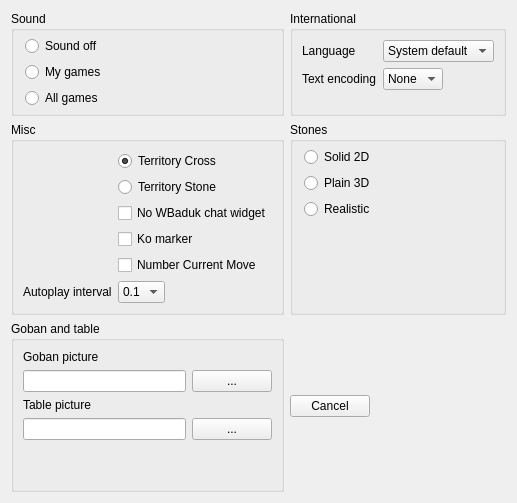
      <widget class="QWidget" name="Preferences">
       <layout class="QGridLayout" name="_3">
        <item row="2" column="1">
         <widget class="QGroupBox" name="groupBox_12">
          <property name="sizePolicy">
           <sizepolicy hsizetype="Expanding" vsizetype="Expanding">
            <horstretch>0</horstretch>
            <verstretch>0</verstretch>
           </sizepolicy>
          </property>
          <property name="title">
           <string>Stones</string>
          </property>
          <layout class="QFormLayout" name="formLayout_8">
           <property name="fieldGrowthPolicy">
            <enum>QFormLayout::ExpandingFieldsGrow</enum>
           </property>
           <property name="margin">
            <number>5</number>
           </property>
           <item row="0" column="1">
            <widget class="QRadioButton" name="radioButtonStones_2D">
             <property name="text">
              <string>Solid 2D</string>
             </property>
            </widget>
           </item>
           <item row="1" column="1">
            <widget class="QRadioButton" name="radioButtonStones_3D">
             <property name="text">
              <string>Plain 3D</string>
             </property>
            </widget>
           </item>
           <item row="2" column="1">
            <widget class="QRadioButton" name="radioButtonStones_real">
             <property name="text">
              <string>Realistic</string>
             </property>
            </widget>
           </item>
          </layout>
         </widget>
        </item>
        <item row="2" column="0">
         <widget class="QGroupBox" name="groupBox_18">
          <property name="sizePolicy">
           <sizepolicy hsizetype="Expanding" vsizetype="Expanding">
            <horstretch>0</horstretch>
            <verstretch>0</verstretch>
           </sizepolicy>
          </property>
          <property name="title">
           <string>Misc</string>
          </property>
          <layout class="QFormLayout" name="formLayout_9">
           <property name="fieldGrowthPolicy">
            <enum>QFormLayout::ExpandingFieldsGrow</enum>
           </property>
           <item row="2" column="1">
            <widget class="QRadioButton" name="terrCrossRB">
             <property name="text">
              <string>Territory Cross</string>
             </property>
             <property name="checked">
              <bool>true</bool>
             </property>
            </widget>
           </item>
           <item row="3" column="1">
            <widget class="QRadioButton" name="terrStoneRB">
             <property name="text">
              <string>Territory Stone</string>
             </property>
            </widget>
           </item>
           <item row="5" column="1">
            <widget class="QCheckBox" name="komarkerCB">
             <property name="text">
              <string>Ko marker</string>
             </property>
            </widget>
           </item>
           <item row="6" column="1">
            <widget class="QCheckBox" name="numberCurrentMoveCB">
             <property name="text">
              <string>Number Current Move</string>
             </property>
            </widget>
           </item>
           <item row="7" column="0">
            <widget class="QLabel" name="TextLabel2">
             <property name="sizePolicy">
              <sizepolicy hsizetype="Preferred" vsizetype="Minimum">
               <horstretch>0</horstretch>
               <verstretch>0</verstretch>
              </sizepolicy>
             </property>
             <property name="text">
              <string>Autoplay interval</string>
             </property>
            </widget>
           </item>
           <item row="7" column="1">
            <widget class="QComboBox" name="timerComboBox">
             <property name="focusPolicy">
              <enum>Qt::TabFocus</enum>
             </property>
             <property name="toolTip">
              <string>Time interval for autoplay</string>
             </property>
             <property name="whatsThis">
              <string>Time interval for autoplay n
Delay between the moves in autoplay mode in seconds.</string>
             </property>
             <item>
              <property name="text">
               <string>0.1</string>
              </property>
             </item>
             <item>
              <property name="text">
               <string>0.5</string>
              </property>
             </item>
             <item>
              <property name="text">
               <string>1</string>
              </property>
             </item>
             <item>
              <property name="text">
               <string>2.5</string>
              </property>
             </item>
             <item>
              <property name="text">
               <string>5</string>
              </property>
             </item>
             <item>
              <property name="text">
               <string>7.5</string>
              </property>
             </item>
             <item>
              <property name="text">
               <string>10</string>
              </property>
             </item>
            </widget>
           </item>
           <item row="4" column="1">
            <widget class="QCheckBox" name="chatWidgetOffCB">
             <property name="text">
              <string>No WBaduk chat widget</string>
             </property>
            </widget>
           </item>
          </layout>
         </widget>
        </item>
        <item row="4" column="0">
         <widget class="QGroupBox" name="groupBox_11">
          <property name="sizePolicy">
           <sizepolicy hsizetype="Expanding" vsizetype="Expanding">
            <horstretch>0</horstretch>
            <verstretch>0</verstretch>
           </sizepolicy>
          </property>
          <property name="title">
           <string>Goban and table</string>
          </property>
          <layout class="QGridLayout" name="_12">
           <property name="margin">
            <number>9</number>
           </property>
           <property name="spacing">
            <number>6</number>
           </property>
           <item row="1" column="1">
            <widget class="QLineEdit" name="LineEdit_goban"/>
           </item>
           <item row="0" column="1">
            <widget class="QLabel" name="label">
             <property name="text">
              <string>Goban picture</string>
             </property>
            </widget>
           </item>
           <item row="3" column="1">
            <widget class="QLineEdit" name="LineEdit_table"/>
           </item>
           <item row="3" column="2">
            <widget class="QPushButton" name="tablePathButton">
             <property name="text">
              <string>...</string>
             </property>
            </widget>
           </item>
           <item row="1" column="2">
            <widget class="QPushButton" name="gobanPathButton">
             <property name="text">
              <string>...</string>
             </property>
            </widget>
           </item>
           <item row="2" column="1">
            <widget class="QLabel" name="label_2">
             <property name="text">
              <string>Table picture</string>
             </property>
            </widget>
           </item>
           <item row="4" column="1">
            <spacer name="verticalSpacer_3">
             <property name="orientation">
              <enum>Qt::Vertical</enum>
             </property>
             <property name="sizeHint" stdset="0">
              <size>
               <width>20</width>
               <height>40</height>
              </size>
             </property>
            </spacer>
           </item>
          </layout>
         </widget>
        </item>
        <item row="4" column="1">
         <widget class="QPushButton" name="cancelButtonPrefs">
          <property name="sizePolicy">
           <sizepolicy hsizetype="Fixed" vsizetype="Fixed">
            <horstretch>0</horstretch>
            <verstretch>0</verstretch>
           </sizepolicy>
          </property>
          <property name="text">
           <string>Cancel</string>
          </property>
         </widget>
        </item>
        <item row="1" column="1">
         <widget class="QGroupBox" name="groupBox_13">
          <property name="sizePolicy">
           <sizepolicy hsizetype="Expanding" vsizetype="Expanding">
            <horstretch>0</horstretch>
            <verstretch>0</verstretch>
           </sizepolicy>
          </property>
          <property name="title">
           <string>International</string>
          </property>
          <layout class="QFormLayout" name="formLayout">
           <property name="fieldGrowthPolicy">
            <enum>QFormLayout::ExpandingFieldsGrow</enum>
           </property>
           <property name="margin">
            <number>9</number>
           </property>
           <item row="2" column="0">
            <widget class="QLabel" name="label_26">
             <property name="text">
              <string>Language</string>
             </property>
            </widget>
           </item>
           <item row="2" column="1">
            <widget class="QComboBox" name="comboBox_language">
             <item>
              <property name="text">
               <string>System default</string>
              </property>
             </item>
             <item>
              <property name="text">
               <string>German</string>
              </property>
             </item>
             <item>
              <property name="text">
               <string>French</string>
              </property>
             </item>
             <item>
              <property name="text">
               <string>Italian</string>
              </property>
             </item>
             <item>
              <property name="text">
               <string>Danish</string>
              </property>
             </item>
             <item>
              <property name="text">
               <string>Dutch</string>
              </property>
             </item>
             <item>
              <property name="text">
               <string>Czech</string>
              </property>
             </item>
             <item>
              <property name="text">
               <string>Chinese</string>
              </property>
             </item>
             <item>
              <property name="text">
               <string>Portugese</string>
              </property>
             </item>
             <item>
              <property name="text">
               <string>Polish</string>
              </property>
             </item>
             <item>
              <property name="text">
               <string>Russian</string>
              </property>
             </item>
             <item>
              <property name="text">
               <string>Turkish</string>
              </property>
             </item>
            </widget>
           </item>
           <item row="3" column="0">
            <widget class="QLabel" name="label_27">
             <property name="text">
              <string>Text encoding</string>
             </property>
            </widget>
           </item>
           <item row="3" column="1">
            <widget class="QComboBox" name="comboBox_15">
             <item>
              <property name="text">
               <string>None</string>
              </property>
             </item>
            </widget>
           </item>
          </layout>
         </widget>
        </item>
        <item row="1" column="0">
         <widget class="QGroupBox" name="groupBox_9">
          <property name="sizePolicy">
           <sizepolicy hsizetype="Expanding" vsizetype="Expanding">
            <horstretch>0</horstretch>
            <verstretch>0</verstretch>
           </sizepolicy>
          </property>
          <property name="title">
           <string>Sound</string>
          </property>
          <layout class="QFormLayout" name="formLayout_7">
           <property name="fieldGrowthPolicy">
            <enum>QFormLayout::ExpandingFieldsGrow</enum>
           </property>
           <property name="margin">
            <number>5</number>
           </property>
           <item row="0" column="1">
            <widget class="QRadioButton" name="radioButton_noSound">
             <property name="text">
              <string>Sound off</string>
             </property>
            </widget>
           </item>
           <item row="1" column="1">
            <widget class="QRadioButton" name="radioButton_myGamesSound">
             <property name="text">
              <string>My games</string>
             </property>
            </widget>
           </item>
           <item row="2" column="1">
            <widget class="QRadioButton" name="radioButton_allGameSound">
             <property name="text">
              <string>All games</string>
             </property>
            </widget>
           </item>
          </layout>
         </widget>
        </item>
       </layout>
      </widget>
